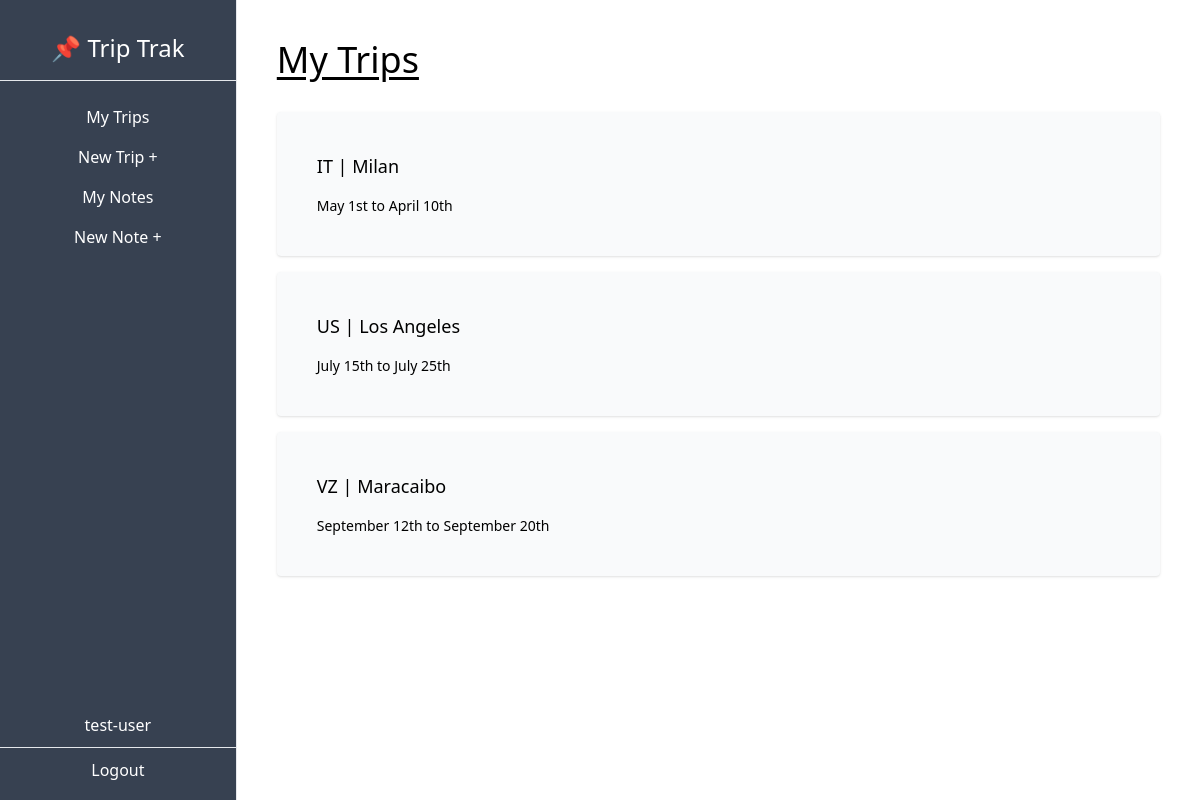
Page /dashboard/ (signed in) on the committed database.
### Trips/models.py (models this page shows, shortened)
class Trip(models.Model):
    city = models.CharField(max_length=50)
    country = models.CharField(max_length=2)
    start_date = models.DateField(blank=True, null=True)
    end_date = models.DateField(blank=True, null=True)
    owner = models.ForeignKey(User, on_delete=models.CASCADE, related_name='trips')

### Trips/views.py (the view)
# urls.py: path('dashboard/', trip_list, name='trip-list'),
@login_required
def trip_list(request):
    trips = Trip.objects.filter(owner=request.user)
    context = {
        'trips': trips
    }
    return render(request, 'trips/Trip_list.html', context)

### Trips/templates/trips/Trip_list.html
{% extends 'Trips/_base.html' %}
{% block content %}
<h1 class="text-4xl underline underline-offset-4 mb-8">My Trips</h1>
{% for trip in trips %}
    <a href="{% url 'trip-detail' trip.pk %}">
        <div class="bg-gray-50 p-10 rounded shadow my-4 hover:shadow-lg hover:cursor-pointer">
            <p class="text-lg">
                {{trip.country}} | {{trip.city}}
            </p>
            <p class="text-sm pt-4">
                {% if trip.start_date %}
                {{ trip.start_date|date:"F jS" }}
                {% else %}
                TBA
                {% endif %}
                to
                {% if trip.end_date %}
                {{ trip.end_date|date:"F jS" }}
                {% else %}
                TBA
                {% endif %}
            </p>
        </div>
    </a>
{% endfor %}
{% endblock content %}

### Trips/templates/trips/_base.html (shortened to what this page needs)
<!DOCTYPE html>
<html lang="en">
    <head>
        <script src="https://cdn.tailwindcss.com"></script>
    </head>
<body>
    <div class="flex-col md:flex-row flex h-screen">
        <div class="md:h-screen bg-gray-700 text-white w-full md:w-1/4 md:max-w-xs py-2 md:pt-8 md:pb-2 flex flex-col items-center justify-start border-r">
            <div class="border-b w-full text-center pb-4 text-2xl">
                <h1>📌 Trip Trak</h1>
            </div>
            <div class="pt-4 w-full text-center">
                <ul class="flex md:flex-col justify-around px-2 md:px-0 pb-2 md:pb-0">
                    <a href="{% url 'trip-list' %}">
                        <li class="py-2 px-3 md:px-0 hover:bg-gray-600 hover:cursor-pointer">My Trips</li>
                    </a>
                    <a href="{% url 'trip-create' %}">
                        <li class="py-2 px-3 md:px-0 hover:bg-gray-600 hover:cursor-pointer">New Trip +</li>
                    </a>
                    <a href="{% url 'note-list' %}">
                        <li class="py-2 px-3 md:px-0 hover:bg-gray-600 hover:cursor-pointer">My Notes</li>
                    </a>
                    <li class="py-2 px-3 md:px-0 hover:bg-gray-600 hover:cursor-pointer">New Note +</li>
                </ul>
            </div>
            <div class="mt-auto w-full text-center flex md:flex-col justify-evenly py-2 md:pt-0">
                <p class="py-0.5 px-1">{{user.username}}</p>
                <hr class="my-2">
                <form action="{% url 'logout' %}" method="POST">
                <button class="bg-gray-700 text-white py-0.5 px-1" type="submit" value="Logout">Logout</button>
                </form>
            </div>
        </div>
        <div class="w-full md:w-full p-10 overflow-auto">
            {% block content %}
            {% endblock content %}
        </div>
    </div>
</body>
</html>

### rows in the picture
Trip: country "IT", city "Milan", start_date "May 1st", end_date "April 10th"
Trip: country "US", city "Los Angeles", start_date "July 15th", end_date "July 25th"
Trip: country "VZ", city "Maracaibo", start_date "September 12th", end_date "September 20th"

### other values in the picture
{{ user.username }} "test-user"
